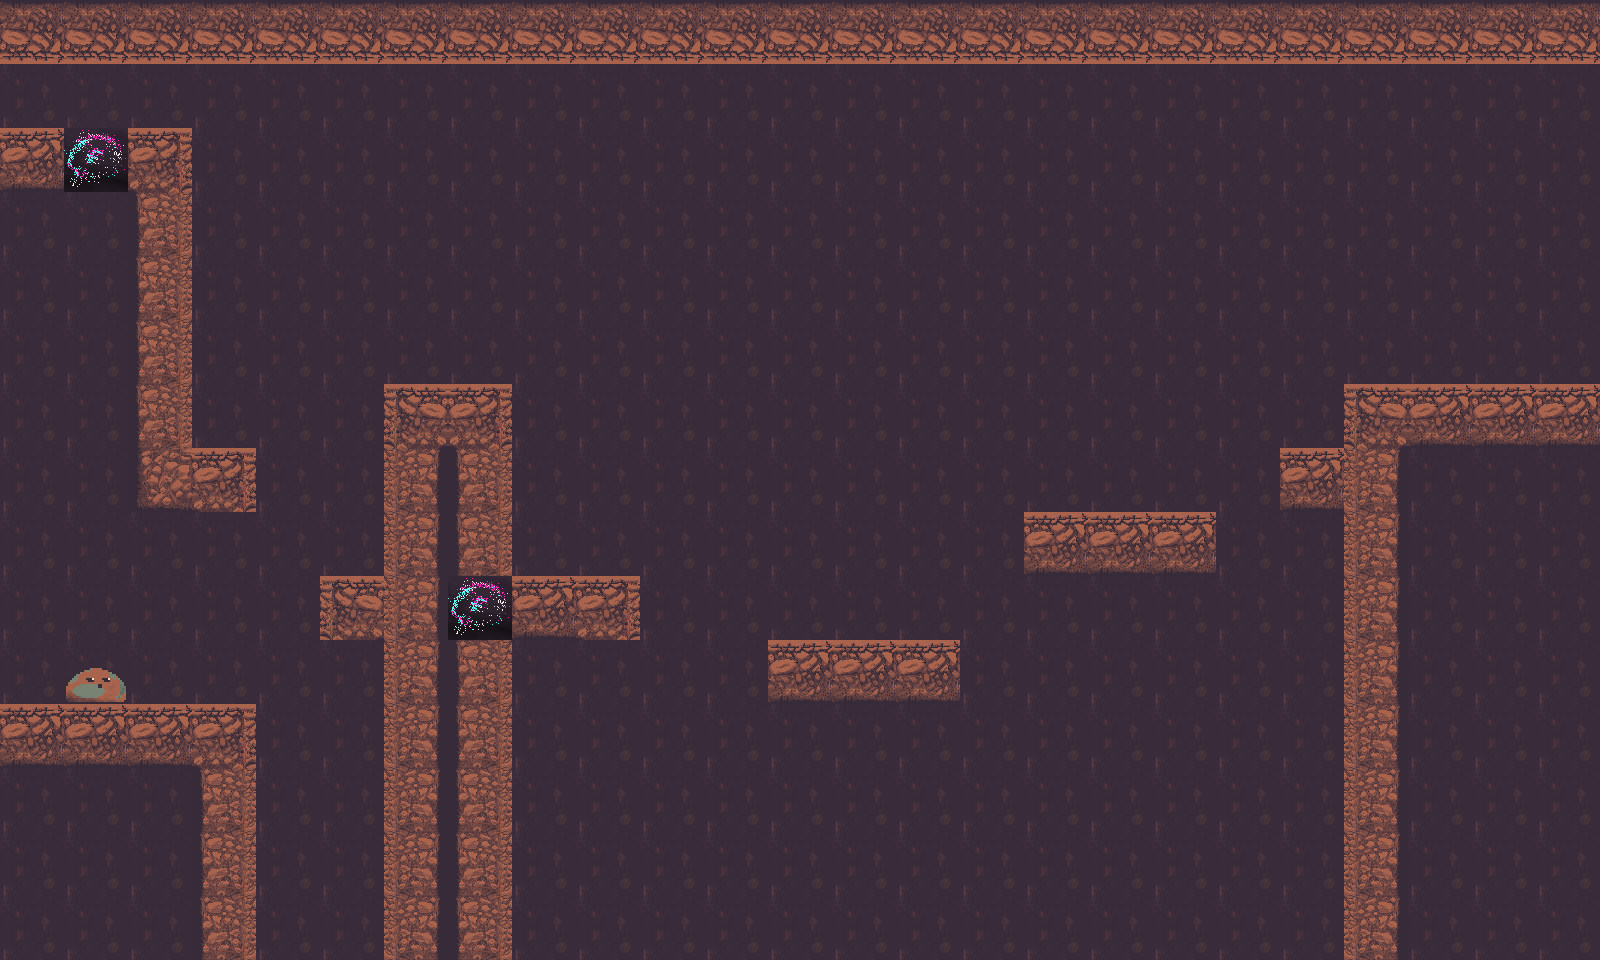

This game map was drawn from its Tiled (.tmx) file and the tilesets committed beside it. A one-line description and the full map source follow:
An orthogonal 25x15 tile map with 64x64 px tiles, 3 tile layers (Background, Map, Player), 4 tilesets.

<map version="1.10" tiledversion="1.10.2" orientation="orthogonal" renderorder="right-down" width="25" height="15" tilewidth="64" tileheight="64" infinite="0" nextlayerid="4" nextobjectid="1">
 <properties>
  <property name="Minimum Spread Delay" value="0.9" />
  <property name="Spread Rate" value="1" />
 </properties>
 <tileset firstgid="1" name="Player" tilewidth="64" tileheight="64" tilecount="1" columns="0">
  <grid orientation="orthogonal" width="1" height="1" />
  <tile id="0">
   <image width="64" height="64" source="../../player/idle/idle01.png" />
  </tile>
 </tileset>
 <tileset firstgid="2" name="Dark Matter" class="source" tilewidth="64" tileheight="64" tilecount="4" columns="0">
  <grid orientation="orthogonal" width="1" height="1" />
  <tile id="0" type="source">
   <image width="64" height="64" source="../../blocks/dark_matter_source/dark_matter_source1.png" />
  </tile>
  <tile id="1" type="source">
   <image width="64" height="64" source="../../blocks/dark_matter_source/dark_matter_source2.png" />
  </tile>
  <tile id="2" type="source">
   <image width="64" height="64" source="../../blocks/dark_matter_source/dark_matter_source3.png" />
  </tile>
  <tile id="3" type="source">
   <image width="64" height="64" source="../../blocks/dark_matter_source/dark_matter_source4.png" />
  </tile>
 </tileset>
 <tileset firstgid="6" name="Blocks" class="solid" tilewidth="192" tileheight="192" tilecount="13" columns="0">
  <grid orientation="orthogonal" width="1" height="1" />
  <tile id="0">
   <image width="192" height="192" source="../../blocks/permanent_blocks/combined_tiles.png" />
  </tile>
  <tile id="1" type="solid">
   <image width="64" height="64" source="../../blocks/permanent_blocks/connector_tile_bottomleft.png" />
  </tile>
  <tile id="2" type="solid">
   <image width="64" height="64" source="../../blocks/permanent_blocks/connector_tile_bottomright.png" />
  </tile>
  <tile id="3" type="solid">
   <image width="64" height="64" source="../../blocks/permanent_blocks/connector_tile_upleft.png" />
  </tile>
  <tile id="4" type="solid">
   <image width="64" height="64" source="../../blocks/permanent_blocks/connector_tile_upright.png" />
  </tile>
  <tile id="5" type="solid">
   <image width="64" height="64" source="../../blocks/permanent_blocks/tiles_bottomleft.png" />
  </tile>
  <tile id="6" type="solid">
   <image width="64" height="64" source="../../blocks/permanent_blocks/tiles_bottomright.png" />
  </tile>
  <tile id="7" type="solid">
   <image width="64" height="64" source="../../blocks/permanent_blocks/tiles_inverted.png" />
  </tile>
  <tile id="8" type="solid">
   <image width="64" height="64" source="../../blocks/permanent_blocks/tiles_topleft.png" />
  </tile>
  <tile id="9" type="solid">
   <image width="64" height="64" source="../../blocks/permanent_blocks/tiles_topright.png" />
  </tile>
  <tile id="10" type="solid">
   <image width="64" height="64" source="../../blocks/permanent_blocks/tiles_vertical_left.png" />
  </tile>
  <tile id="11" type="solid">
   <image width="64" height="64" source="../../blocks/permanent_blocks/tiles_vertical_right.png" />
  </tile>
  <tile id="12" type="solid">
   <image width="64" height="64" source="../../blocks/permanent_blocks/tiles.png" />
  </tile>
 </tileset>
 <tileset firstgid="19" name="Background" tilewidth="64" tileheight="64" tilecount="4" columns="0">
  <grid orientation="orthogonal" width="1" height="1" />
  <tile id="0">
   <image width="64" height="64" source="../../blocks/permanent_blocks/bg.png" />
  </tile>
  <tile id="1">
   <image width="64" height="64" source="../../blocks/cave_wall/cave_wall.png" />
  </tile>
  <tile id="2">
   <image width="64" height="64" source="../../blocks/air_blocks/air_block_alt.png" />
  </tile>
  <tile id="3">
   <image width="64" height="64" source="../../blocks/air_blocks/air_block.png" />
  </tile>
 </tileset>
 <layer id="2" name="Background" width="25" height="15" locked="1">
  <data encoding="csv">
20,20,20,20,20,20,20,20,20,20,20,20,20,20,20,20,20,20,20,20,20,20,20,20,20,
20,20,20,20,20,20,20,20,20,20,20,20,20,20,20,20,20,20,20,20,20,20,20,20,20,
20,20,20,20,20,20,20,20,20,20,20,20,20,20,20,20,20,20,20,20,20,20,20,20,20,
20,20,20,20,20,20,20,20,20,20,20,20,20,20,20,20,20,20,20,20,20,20,20,20,20,
20,20,20,20,20,20,20,20,20,20,20,20,20,20,20,20,20,20,20,20,20,20,20,20,20,
20,20,20,20,20,20,20,20,20,20,20,20,20,20,20,20,20,20,20,20,20,20,20,20,20,
20,20,20,20,20,20,20,20,20,20,20,20,20,20,20,20,20,20,20,20,20,20,20,20,20,
20,20,20,20,20,20,20,20,20,20,20,20,20,20,20,20,20,20,20,20,20,20,20,20,20,
20,20,20,20,20,20,20,20,20,20,20,20,20,20,20,20,20,20,20,20,20,20,20,20,20,
20,20,20,20,20,20,20,20,20,20,20,20,20,20,20,20,20,20,20,20,20,20,20,20,20,
20,20,20,20,20,20,20,20,20,20,20,20,20,20,20,20,20,20,20,20,20,20,20,20,20,
20,20,20,20,20,20,20,20,20,20,20,20,20,20,20,20,20,20,20,20,20,20,20,20,20,
20,20,20,20,20,20,20,20,20,20,20,20,20,20,20,20,20,20,20,20,20,20,20,20,20,
20,20,20,20,20,20,20,20,20,20,20,20,20,20,20,20,20,20,20,20,20,20,20,20,20,
20,20,20,20,20,20,20,20,20,20,20,20,20,20,20,20,20,20,20,20,20,20,20,20,20
</data>
 </layer>
 <layer id="3" name="Map" width="25" height="15">
  <data encoding="csv">
13,13,13,13,13,13,13,13,13,13,13,13,13,13,13,13,13,13,13,13,13,13,13,13,13,
0,0,0,0,0,0,0,0,0,0,0,0,0,0,0,0,0,0,0,0,0,0,0,0,0,
18,2,15,0,0,0,0,0,0,0,0,0,0,0,0,0,0,0,0,0,0,0,0,0,0,
0,0,17,0,0,0,0,0,0,0,0,0,0,0,0,0,0,0,0,0,0,0,0,0,0,
0,0,17,0,0,0,0,0,0,0,0,0,0,0,0,0,0,0,0,0,0,0,0,0,0,
0,0,17,0,0,0,0,0,0,0,0,0,0,0,0,0,0,0,0,0,0,0,0,0,0,
0,0,17,0,0,0,14,15,0,0,0,0,0,0,0,0,0,0,0,0,0,14,18,18,18,
0,0,10,15,0,0,16,17,0,0,0,0,0,0,0,0,0,0,0,0,18,16,0,0,0,
0,0,0,0,0,0,16,17,0,0,0,0,0,0,0,0,18,18,18,0,0,16,0,0,0,
0,0,0,0,0,14,16,2,18,15,0,0,0,0,0,0,0,0,0,0,0,16,0,0,0,
0,0,0,0,0,0,16,17,0,0,0,0,18,18,18,0,0,0,0,0,0,16,0,0,0,
18,18,18,15,0,0,16,17,0,0,0,0,0,0,0,0,0,0,0,0,0,16,0,0,0,
0,0,0,17,0,0,16,17,0,0,0,0,0,0,0,0,0,0,0,0,0,16,0,0,0,
0,0,0,17,0,0,16,17,0,0,0,0,0,0,0,0,0,0,0,0,0,16,0,0,0,
0,0,0,17,0,0,16,17,0,0,0,0,0,0,0,0,0,0,0,0,0,16,0,0,0
</data>
 </layer>
 <layer id="1" name="Player" width="25" height="15" locked="1">
  <data encoding="csv">
0,0,0,0,0,0,0,0,0,0,0,0,0,0,0,0,0,0,0,0,0,0,0,0,0,
0,0,0,0,0,0,0,0,0,0,0,0,0,0,0,0,0,0,0,0,0,0,0,0,0,
0,0,0,0,0,0,0,0,0,0,0,0,0,0,0,0,0,0,0,0,0,0,0,0,0,
0,0,0,0,0,0,0,0,0,0,0,0,0,0,0,0,0,0,0,0,0,0,0,0,0,
0,0,0,0,0,0,0,0,0,0,0,0,0,0,0,0,0,0,0,0,0,0,0,0,0,
0,0,0,0,0,0,0,0,0,0,0,0,0,0,0,0,0,0,0,0,0,0,0,0,0,
0,0,0,0,0,0,0,0,0,0,0,0,0,0,0,0,0,0,0,0,0,0,0,0,0,
0,0,0,0,0,0,0,0,0,0,0,0,0,0,0,0,0,0,0,0,0,0,0,0,0,
0,0,0,0,0,0,0,0,0,0,0,0,0,0,0,0,0,0,0,0,0,0,0,0,0,
0,0,0,0,0,0,0,0,0,0,0,0,0,0,0,0,0,0,0,0,0,0,0,0,0,
0,1,0,0,0,0,0,0,0,0,0,0,0,0,0,0,0,0,0,0,0,0,0,0,0,
0,0,0,0,0,0,0,0,0,0,0,0,0,0,0,0,0,0,0,0,0,0,0,0,0,
0,0,0,0,0,0,0,0,0,0,0,0,0,0,0,0,0,0,0,0,0,0,0,0,0,
0,0,0,0,0,0,0,0,0,0,0,0,0,0,0,0,0,0,0,0,0,0,0,0,0,
0,0,0,0,0,0,0,0,0,0,0,0,0,0,0,0,0,0,0,0,0,0,0,0,0
</data>
 </layer>
</map>
